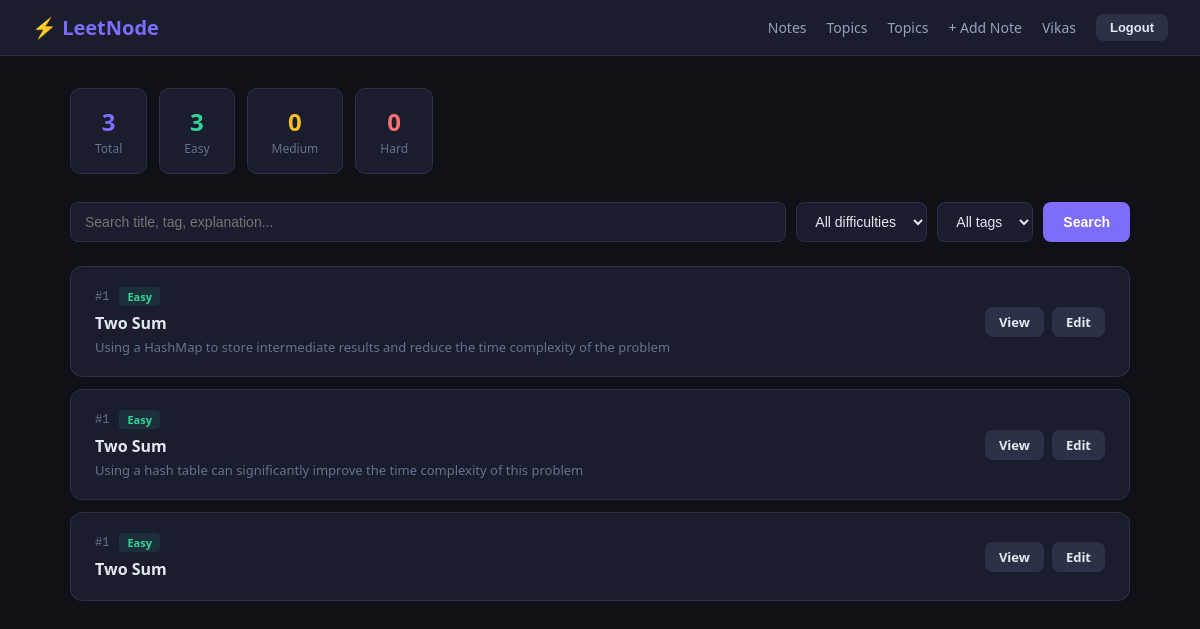
Screenshot of /notes/ (signed in) with the database file from the repository.
### notes/models.py (models this page shows, shortened)
class Note(models.Model):
    DIFFICULTY_CHOICES = [
        ('easy',   'Easy'),
        ('medium', 'Medium'),
        ('hard',   'Hard'),
    ]
    LANGUAGE_CHOICES = [
        ('python',     'Python'),
        ('java',       'Java'),
        ('cpp',        'C++'),
        ('javascript', 'JavaScript'),
        ('c',          'C'),
    ]
    user           = models.ForeignKey(User, on_delete=models.CASCADE, related_name='notes')
    problem_number = models.IntegerField(null=True, blank=True)
    title          = models.CharField(max_length=200)
    problem_link   = models.URLField(blank=True)
    code           = models.TextField()
    language       = models.CharField(max_length=20, choices=LANGUAGE_CHOICES, default='python')
    explanation    = models.TextField(help_text="Describe your approach in your own words")
    difficulty     = models.CharField(max_length=10, choices=DIFFICULTY_CHOICES, default='easy')
    tags           = models.ManyToManyField(Tag, blank=True)
    key_points       = models.JSONField(default=list, blank=True)
    time_complexity  = models.CharField(max_length=50, blank=True)
    space_complexity = models.CharField(max_length=50, blank=True)
    core_pattern     = models.TextField(blank=True)
    similar_problems = models.JSONField(default=list, blank=True)
    ai_generated     = models.BooleanField(default=False)
    created    = models.DateTimeField(auto_now_add=True)
    updated    = models.DateTimeField(auto_now=True)
    is_public  = models.BooleanField(default=False)
    class Meta:
        ordering = ['-created']   # newest first by default

### notes/views.py (the view, shortened to what this page needs)
# urls.py: path('',              views.note_list,   name='list'),
@login_required
def note_list(request):
    qs         = request.user.notes.all()
    q          = request.GET.get('q', '').strip()
    difficulty = request.GET.get('difficulty', '').strip()
    tag_id     = request.GET.get('tag', '').strip()
    if difficulty in ('easy', 'medium', 'hard'):
        qs = qs.filter(difficulty=difficulty)
    if tag_id.isdigit():
        qs = qs.filter(tag__id=tag_id)
    context = {
        'notes'         : qs,
        'all_tags'      : Tag.objects.all(),
        'selected_tag'  : tag_id,
        'selected_diff' : difficulty,
        'search_query'  : q,
        'total'         : request.user.notes.count(),
        'easy_count'    : request.user.notes.filter(difficulty='easy').count(),
        'medium_count'  : request.user.notes.filter(difficulty='medium').count(),
        'hard_count'    : request.user.notes.filter(difficulty='hard').count(),
    }
    return render(request, 'notes/notes_list.html', context)

### templates/notes/notes_list.html (shortened to what this page needs)
{% extends 'base.html' %}
{% block content %}
<div style="display:flex; gap:12px; margin-bottom:28px; flex-wrap:wrap;">
    <div
        style="background:#1a1d2e; border:1px solid #2d3148; border-radius:10px; padding:16px 24px; text-align:center;">
        <div style="font-size:24px; font-weight:700; color:#7c6dfa;">{{ total }}</div>
        <div style="font-size:12px; color:#64748b; margin-top:2px;">Total</div>
    </div>
    <div
        style="background:#1a1d2e; border:1px solid #2d3148; border-radius:10px; padding:16px 24px; text-align:center;">
        <div style="font-size:24px; font-weight:700; color:#34d399;">{{ easy_count }}</div>
        <div style="font-size:12px; color:#64748b; margin-top:2px;">Easy</div>
    </div>
    <div
        style="background:#1a1d2e; border:1px solid #2d3148; border-radius:10px; padding:16px 24px; text-align:center;">
        <div style="font-size:24px; font-weight:700; color:#fbbf24;">{{ medium_count }}</div>
        <div style="font-size:12px; color:#64748b; margin-top:2px;">Medium</div>
    </div>
    <div
        style="background:#1a1d2e; border:1px solid #2d3148; border-radius:10px; padding:16px 24px; text-align:center;">
        <div style="font-size:24px; font-weight:700; color:#f87171;">{{ hard_count }}</div>
        <div style="font-size:12px; color:#64748b; margin-top:2px;">Hard</div>
    </div>
</div>
<form method="GET" style="display:flex; gap:10px; margin-bottom:24px; flex-wrap:wrap;">
    <input type="text" name="q" value="{{ search_query }}" placeholder="Search title, tag, explanation..." style="flex:1; min-width:200px; padding:10px 14px; background:#1a1d2e;
               border:1px solid #2d3148; border-radius:8px; color:#e2e8f0; font-size:14px; outline:none;" />
<select name="difficulty"
    style="padding:10px 14px; background:#1a1d2e; border:1px solid #2d3148; border-radius:8px; color:#e2e8f0; font-size:14px; outline:none;">
    <option value="">All difficulties</option>
</select>
<select name="tag" style="padding:10px 14px; background:#1a1d2e; border:1px solid #2d3148;
               border-radius:8px; color:#e2e8f0; font-size:14px; outline:none;">
    <option value="">All tags</option>
</select>
    <button type="submit" class="btn btn-primary">Search</button>
</form>
{% if notes %}
<div style="display:flex; flex-direction:column; gap:12px;">
    {% for note in notes %}
    <div style="background:#1a1d2e; border:1px solid #2d3148; border-radius:12px;
                    padding:20px 24px; display:flex; align-items:center;
                    justify-content:space-between; gap:16px;">
        <div style="flex:1;">
            <div style="display:flex; align-items:center; gap:10px; margin-bottom:6px;">
                {% if note.problem_number %}
                <span style="font-family:monospace; font-size:12px; color:#64748b;">#{{ note.problem_number }}</span>
                {% endif %}
                {% if note.difficulty == 'easy' %}
                <span
                    style="background:rgba(52,211,153,0.1); color:#34d399; font-size:11px; padding:2px 8px; border-radius:4px; font-weight:600;">Easy</span>
                {% elif note.difficulty == 'medium' %}
                <span
                    style="background:rgba(251,191,36,0.1); color:#fbbf24; font-size:11px; padding:2px 8px; border-radius:4px; font-weight:600;">Medium</span>
                {% else %}
                <span
                    style="background:rgba(248,113,113,0.1); color:#f87171; font-size:11px; padding:2px 8px; border-radius:4px; font-weight:600;">Hard</span>
                {% endif %}
            </div>
            <a href="{% url 'notes:detail' note.pk %}"
                style="font-size:16px; font-weight:600; color:#e2e8f0; text-decoration:none;">
                {{ note.title }}
            </a>
            {% if note.core_pattern %}
            <p style="font-size:13px; color:#64748b; margin-top:4px;">{{ note.core_pattern }}</p>
            {% endif %}
        </div>
        <div style="display:flex; gap:8px; white-space:nowrap;">
            <a href="{% url 'notes:detail' note.pk %}" class="btn btn-secondary"
                style="padding:6px 14px; font-size:13px;">View</a>
            <a href="{% url 'notes:update' note.pk %}" class="btn btn-secondary"
                style="padding:6px 14px; font-size:13px;">Edit</a>
        </div>
    </div>
    {% endfor %}
</div>
{% endif %}
{% endblock %}

### templates/base.html (shortened to what this page needs)
<!DOCTYPE html>
<html lang="en">
<head>
</head>
<body>
    <nav>
        <a href="/notes/" class="logo">⚡ LeetNode</a>
        <div class="nav-links">
            {% if user.is_authenticated %}
            <a href="/notes/">Notes</a>
            <a href="/topics/">Topics</a>
            <a href="{% url 'topics:list' %}">Topics</a>
            <a href="/notes/create/">+ Add Note</a>
            <a href="{% url 'accounts:profile' %}">{{ user.username }}</a>
            <form method="POST" action="{% url 'accounts:logout' %}" style="display:inline">
                <button type="submit" class="btn btn-secondary" style="padding:6px 14px;font-size:13px;">Logout</button>
            </form>
            {% else %}
            <a href="{% url 'accounts:login' %}">Login</a>
            <a href="{% url 'accounts:register' %}" class="btn btn-primary" style="padding:6px 14px;">Register</a>
            {% endif %}
        </div>
    </nav>
    <div class="container">
        {% block content %}{% endblock %}
    </div>
</body>
</html>

### templates/base.html (style rules this page uses)
* { box-sizing: border-box; margin: 0; padding: 0; }
body { font-family: 'Segoe UI', sans-serif; background: #0f1117; color: #e2e8f0; min-height: 100vh; }
nav { background: #1a1d2e; border-bottom: 1px solid #2d3148; padding: 14px 32px; display: flex; align-items: center; justify-content: space-between; }
nav .logo { font-size: 20px; font-weight: 700; color: #7c6dfa; text-decoration: none; }
nav .nav-links { display: flex; gap: 20px; align-items: center; }
nav a { color: #94a3b8; text-decoration: none; font-size: 14px; transition: color 0.2s; }
.container { max-width: 1100px; margin: 0 auto; padding: 32px 20px; }
.btn { display: inline-block; padding: 10px 20px; border-radius: 8px; font-size: 14px; font-weight: 600; cursor: pointer; text-decoration: none; border: none; transition: opacity 0.2s; }
.btn-primary { background: #7c6dfa; color: #fff; }
.btn-secondary { background: #2d3148; color: #e2e8f0; }

### rows the page displays
Note: problem_number "1", difficulty "Easy", title "Two Sum", core_pattern "Using a HashMap to store intermediate results and reduce the time complexity of the problem"
Note: problem_number "1", difficulty "Easy", title "Two Sum", core_pattern "Using a hash table can significantly improve the time complexity of this problem"
Note: problem_number "1", difficulty "Easy", title "Two Sum"

### other values shown
{{ user.username }} "Vikas"
{{ total }} "3"
{{ easy_count }} "3"
{{ medium_count }} "0"
{{ hard_count }} "0"
